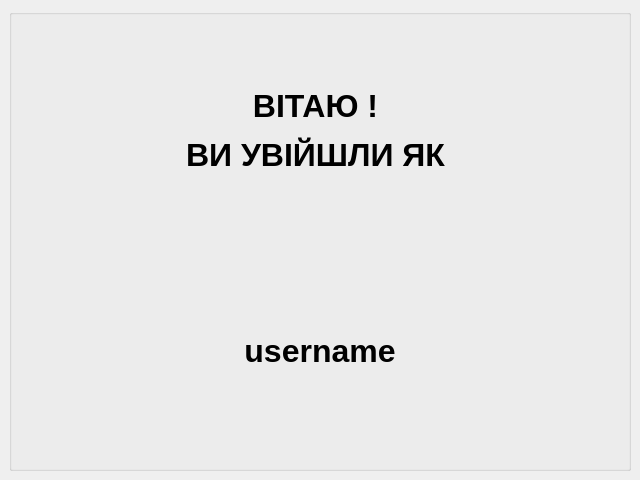
<?xml version="1.0" encoding="UTF-8"?>
<ui version="4.0">
 <class>WelcomeWindow</class>
 <widget class="QMainWindow" name="WelcomeWindow">
  <property name="geometry">
   <rect>
    <x>0</x>
    <y>0</y>
    <width>640</width>
    <height>480</height>
   </rect>
  </property>
  <property name="windowTitle">
   <string>MainWindow</string>
  </property>
  <widget class="QWidget" name="WelcomeFormWidget">
   <layout class="QVBoxLayout" name="verticalLayout">
    <item>
     <widget class="QGroupBox" name="horizontalGroupBox">
      <layout class="QVBoxLayout" name="verticalLayout_2">
       <item>
        <widget class="QLabel" name="label_text">
         <property name="text">
          <string>&lt;html&gt;&lt;head/&gt;&lt;body&gt;&lt;p align=&quot;center&quot;&gt;&lt;span style=&quot; font-size:24pt; font-weight:600;&quot;&gt;ВІТАЮ ! &lt;/span&gt;&lt;/p&gt;&lt;p align=&quot;center&quot;&gt;&lt;span style=&quot; font-size:24pt; font-weight:600;&quot;&gt;ВИ УВІЙШЛИ ЯК &lt;/span&gt;&lt;/p&gt;&lt;/body&gt;&lt;/html&gt;</string>
         </property>
        </widget>
       </item>
       <item>
        <widget class="QLabel" name="label">
         <property name="text">
          <string>&lt;html&gt;&lt;head/&gt;&lt;body&gt;&lt;p align=&quot;center&quot;&gt;&lt;span style=&quot; font-size:24pt; font-weight:600;&quot;&gt;username&lt;/span&gt;&lt;/p&gt;&lt;/body&gt;&lt;/html&gt;</string>
         </property>
        </widget>
       </item>
      </layout>
     </widget>
    </item>
   </layout>
  </widget>
 </widget>
 <resources/>
 <connections/>
</ui>
